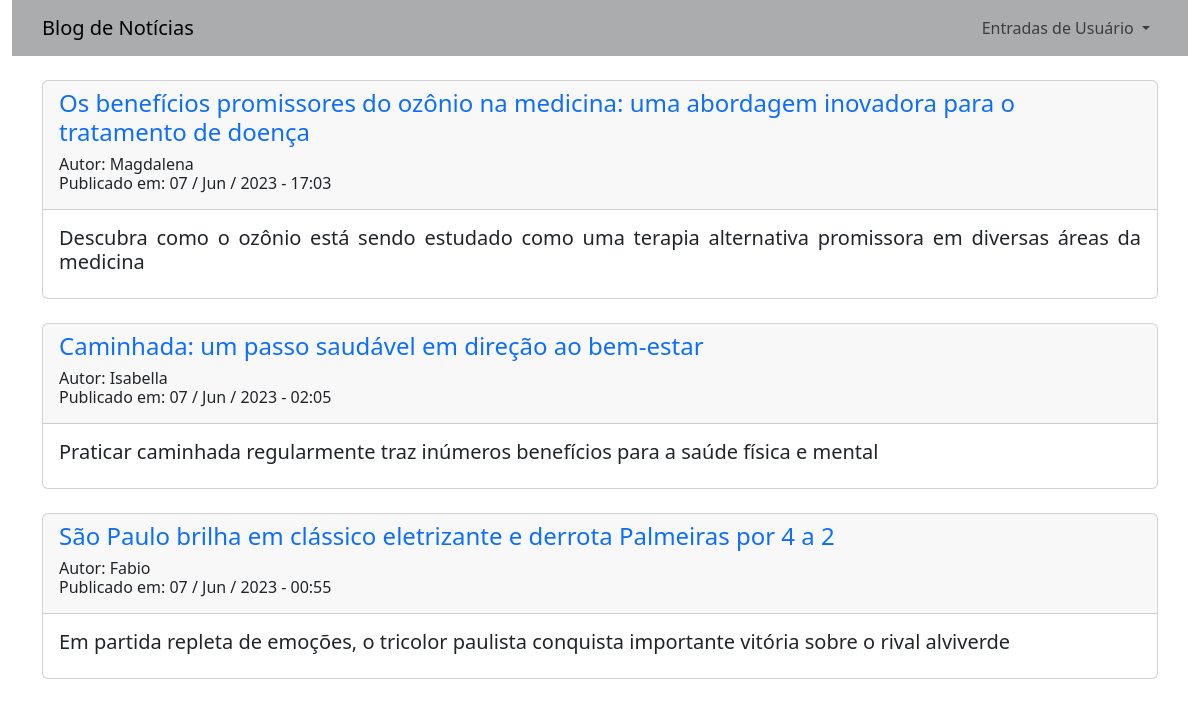
Screenshot of /noticias/ with the database file from the repository.
### app_noticias/models.py (models this page shows, shortened)
class Noticia(models.Model):
    titulo = models.CharField(max_length=100)
    sub_titulo = models.CharField(max_length=150)
    data_publicacao = models.DateTimeField(auto_now_add=True)
    autor = models.ForeignKey(User, on_delete=models.CASCADE)
    texto = models.TextField()

### app_noticias/views.py (the view)
# urls.py: path('noticias/', views.noticias, name='noticias'),
def noticias(request):
    template = 'noticias/noticias.html'
    noticias = Noticia.objects.all().order_by('-data_publicacao')
    context = {
        'noticias': noticias
        }
    return render(request, template , context)

### app_noticias/templates/noticias/noticias.html
{% extends "noticias/base.html" %}
{% block content %}
    {% for noticia in noticias %}
        <div class="card">
            <div class="card-header">
                <div class="row">
                    <div class="row">
                        <h4><a href="{% url 'noticias:noticia' noticia.id %}" style="text-decoration: none;">{{ noticia.titulo }}</a></h4>
                    </div>
                    <div class="row" >
                        <h6>
                            Autor: {{ noticia.autor}}
                            <br>
                            Publicado em: {{ noticia.data_publicacao|date:'d / M / Y - H:i' }}
                        </h6>
                    </div>
                </div>
            </div>
            <div class="card-body" style="text-align: justify;">
                <h5> {{ noticia.sub_titulo}} </h5>
            </div>
        </div>
        <br>
    {% empty %}
        <h4>Ainda não há nóticias cadastradas.</h4>
    {% endfor %}
{% endblock %}

### rows the page displays
Noticia: titulo "Os benefícios promissores do ozônio na medicina: uma abordagem inovadora para o tratamento de doença", autor "Magdalena", data_publicacao "07 / Jun / 2023 - 17:03", sub_titulo "Descubra como o ozônio está sendo estudado como uma terapia alternativa promissora em diversas áreas da medicina"
Noticia: titulo "Caminhada: um passo saudável em direção ao bem-estar", autor "Isabella", data_publicacao "07 / Jun / 2023 - 02:05", sub_titulo "Praticar caminhada regularmente traz inúmeros benefícios para a saúde física e mental"
Noticia: titulo "São Paulo brilha em clássico eletrizante e derrota Palmeiras por 4 a 2", autor "Fabio", data_publicacao "07 / Jun / 2023 - 00:55", sub_titulo "Em partida repleta de emoções, o tricolor paulista conquista importante vitória sobre o rival alviverde"
